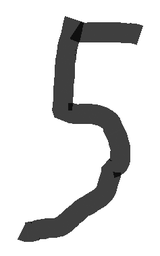
#> input picture 5.png, 160 x 256 px, shrunk from 237 x 380 before the run
$ python a7.py
#> lines starting #> are read from the running program, lines starting #| are printed output that depends on the picture; after the words box and inside, x2 and y2 are one past the last pixel; in counts of white or black regions, pixels touching at a corner belong together; long printed decimals are rounded
# coding=gbk
'''
@author: fan fan
@id:    136800690
'''
import numpy as np
import matplotlib.pyplot as plt
import pylab
from PIL import Image
import math
import cv2

def f_symbol(image):
    c_l = []
    a_l = []
    p_l = []
    r,c = image.shape
    for m in range(r):
        for n in range(c):
            if (image[m][n]==0):
                if ([m,n] not in c_l):
                    t_l = [m,n,m,n]
                    p_l.append([m,n])
                    p_find(p_l,image,c_l,t_l)
                    a_l.append(t_l)
    return a_l


def p_find(p_l,image,c_l,t_l):
    while (len(p_l) > 0):
        l = p_l.pop(0);
        r = l[0]
        c = l[1]
        if([r,c] not in c_l):
            c_l.append([r,c]);
            if (r < t_l[0]):
                t_l[0] = r
            if (c < t_l[1]):
                t_l[1] = c
            if (r > t_l[2]):
                t_l[2] = r
            if (c > t_l[3]):
                t_l[3] = c

            if (image[r][c+1] == 0):
                if ([r,c+1] not in c_l):
                    p_l.append([r,c+1])

            if (image[r][c-1] == 0):
                if ([r,c-1] not in c_l):
                    p_l.append([r,c-1])

            if (image[r+1][c] == 0):
                if ([r+1,c] not in c_l):
                    p_l.append([r+1,c])
            if (image[r+1][c+1] == 0):
                if ([r+1,c+1] not in c_l):
                    p_l.append([r+1,c+1])

            if (image[r+1][c-1] == 0):
                if ([r+1,c-1] not in c_l):
                    p_l.append([r+1,c-1])

            if (image[r-1][c] == 0):
                if ([r-1,c] not in c_l):
                    p_l.append([r-1,c])

            if (image[r-1][c+1] == 0):
                if ([r-1,c+1] not in c_l):
                    p_l.append([r-1,c+1])

            if (image[r-1][c-1] == 0):
                if ([r-1,c-1] not in c_l):
                    p_l.append([r-1,c-1])

    return


def ratio_martix(image,sp,ep):
    out = []
    sy = sp[0]
    sx = sp[1]
    ey = ep[0]
    ex = ep[1]
    m = sy
    n = sx
    y = sy
    x = sx
    dy = math.ceil((ey-sy+1)/3)
    dx = math.ceil((ex-sx+1)/3)
    count = 0
    for m in range(3):
        #x = sx
        for n in range(3):
            ty=0
            cb=0
            cw=0
            y = m*dy + sy
            while (ty<dy and y<=ey):
                tx=0
                x = n*dx + sx
                while (tx<dx and x<=ex):
                    if image[y][x] == 0:
                        cb+=1
                    else:
                        cw+=1
                    tx+=1
                    x+=1
                    count+=1
                ty+=1
                y+=1
            if (cw == 0):
                temp = cb
            else:
                temp = cb/cw
            out.append(temp)
    return out

def distance(v,vt):
    v1 = np.array(v)
    v2 = np.array(vt)
    sq = np.square(v1 - v2)
    sum = np.sum(sq)
    dist = np.sqrt(sum)
    return dist


img = cv2.imread("5.png",0)
#> img is the input picture: shape (256, 160); min 0, max 255, mean 219.4
r, c = img.shape
#> r = 256; c = 160
plt.imshow(img,cmap ='gray')
plt.show()
for m in range(0,r):
    for n in range (0,c):
        if (img[m][n] == 255):
            img[m][n] = 1
        else:
            img[m][n] = 0
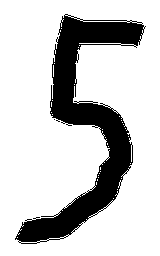
#> img: shape (256, 160); values 0 (black) and 1 (white), 78.7% white; 2 black regions (1 under 20 px), largest, box (x1, y1, x2, y2) and area: (15, 14, 146, 244) 8707


a_l = f_symbol(img)
#> after the loop in f_symbol, `for m in range(r):`: a_l = [[14, 15, 243, 145], [119, 54, 119, 54]]; p_l = []
#> a_l = [[14, 15, 243, 145], [119, 54, 119, 54]]
num = 0

list = [[0.32, 0.27, 0.51, 0.39, 0.00, 0.39, 0.43, 0.25, 0.38],
        [0.04, 20.75, 20.75, 0.74, 87.00, 0.61, 2.65, 83.00, 0.35],
        [0.34, 0.36, 0.19, 0.00, 0.36, 0.09, 0.69, 0.40, 0.31],
        [0.23, 0.30, 0.68, 0.02, 0.46, 0.52, 0.33, 0.31, 0.40],
        [0.11, 0.76, 0.00, 0.59, 0.64, 0.28, 0.00, 0.34, 0.00],
        [0.50, 0.25, 0.24, 0.33, 0.23, 0.45, 0.31, 0.28, 0.49],
        [0.15, 0.50, 0.00, 0.96, 0.28, 0.46, 0.66, 0.31, 0.61],
        [0.30, 0.30, 0.98, 0.00, 0.12, 0.31, 0.00, 0.47, 0.00],
        [0.70, 0.34, 0.77, 0.29, 0.89, 0.52, 0.63, 0.30, 0.66],
        [0.87, 0.27, 1.69, 0.13, 0.22, 1.19, 0.00, 0.00, 1.00]]

tp = a_l[0]
#> tp = [14, 15, 243, 145]
sp = [tp[0],tp[1]]
#> sp = [14, 15]
ep = [tp[2],tp[3]]
#> ep = [243, 145]
out  = ratio_martix(img,sp,ep)
#> in ratio_martix, `sy = sp[0]`: sy = 14
#> in ratio_martix, `sx = sp[1]`: sx = 15
#> in ratio_martix, `ey = ep[0]`: ey = 243
#> in ratio_martix, `ex = ep[1]`: ex = 145
#> in ratio_martix, `m = sy`: m = 14
#> in ratio_martix, `n = sx`: n = 15
#> in ratio_martix, `y = sy`: y = 14
#> in ratio_martix, `x = sx`: x = 15
#> in ratio_martix, `dy = math.ceil((ey-sy+1)/3)`: dy = 77
#> in ratio_martix, `dx = math.ceil((ex-sx+1)/3)`: dx = 44
#> after the loop in ratio_martix, `for m in range(3):`: count = 30130; out = [0.0849, 1.28, 0.376, 0.0678, 0.534, 0.7, 0.373, 0.669, 0.237]

d_min = 10000
a = -1
i = 0
print("distance (to 0 - 9)")
for l in list:
    d = distance(out,l)
    print(d)
    if (d<d_min):
        d_min = d
        a = i
    i+=1
#> this loop made 10 passes
#> (sum in distance, dist in distance, d, d_min) on passes 1, 3, 4, 5: (1.79, 1.34, 1.34, 1.34), (1.54, 1.24, 1.24, 1.24), (1.28, 1.13, 1.13, 1.13), (1.18, 1.09, 1.09, 1.09)
#> (sum in distance, dist in distance, d) on passes 2, 6, 7, 8, 9, 10: (15054.4, 122.7, 122.7), (1.7, 1.31, 1.31), (2.03, 1.42, 1.42), (1.94, 1.39, 1.39), (2.01, 1.42, 1.42), (4.88, 2.21, 2.21)
#| 1.337
#| 122.696
#| 1.240
#| 1.131
#| 1.087
#| 1.305
#| 1.424
#| 1.394
#> (further printed lines are left out)
#> after the loop, a = 4; d_min = 1.09; i = 10
print("")
print("number recognition:")
print(a)
#| 4
